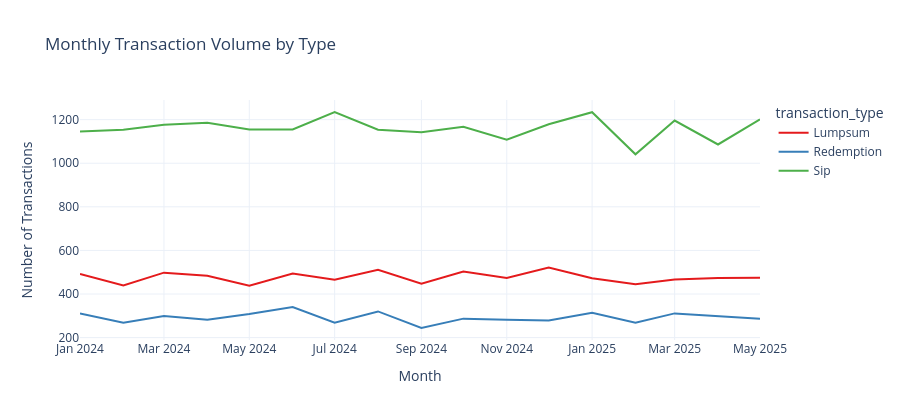

This figure's notebook cell:
### Markdown cell above
## Chart 13 — Monthly Transaction Volume Trend

### Code cell
tx['month'] = tx['transaction_date'].dt.to_period('M').dt.to_timestamp()
monthly_vol = tx.groupby(['month','transaction_type']).size().reset_index(name='count')

fig = px.line(
    monthly_vol, x='month', y='count',
    color='transaction_type',
    title='Monthly Transaction Volume by Type',
    labels={'count':'Number of Transactions', 'month':'Month'},
    template='plotly_white', height=420,
    color_discrete_sequence=px.colors.qualitative.Set1
)
fig.write_html(str(REPORTS / 'chart13_monthly_volume.html'))
fig.show()
print('Chart 13 saved ✅')

### Figure 1 — Plotly figure (JSON) as saved in the notebook; plotly's stock layout.template omitted (floating-point values rounded to 4 significant figures)
{"data": [{"hovertemplate": "transaction_type=Lumpsum<br>Month=%{x}<br>Number of Transactions=%{y}<extra></extra>", "legendgroup": "Lumpsum", "line": {"color": "rgb(228,26,28)", "dash": "solid"}, "marker": {"symbol": "circle"}, "mode": "lines", "name": "Lumpsum", "orientation": "v", "showlegend": true, "type": "scatter", "x": ["2024-01-01T00:00:00.000000", "2024-02-01T00:00:00.000000", "2024-03-01T00:00:00.000000", "2024-04-01T00:00:00.000000", "2024-05-01T00:00:00.000000", "2024-06-01T00:00:00.000000", "2024-07-01T00:00:00.000000", "2024-08-01T00:00:00.000000", "2024-09-01T00:00:00.000000", "2024-10-01T00:00:00.000000", "2024-11-01T00:00:00.000000", "2024-12-01T00:00:00.000000", "2025-01-01T00:00:00.000000", "2025-02-01T00:00:00.000000", "2025-03-01T00:00:00.000000", "2025-04-01T00:00:00.000000", "2025-05-01T00:00:00.000000"], "xaxis": "x", "y": [492, 439, 498, 484, 438, 494, 465, 511, 447, 503, 473, 521, 472, 445, 466, 473, 474], "yaxis": "y"}, {"hovertemplate": "transaction_type=Redemption<br>Month=%{x}<br>Number of Transactions=%{y}<extra></extra>", "legendgroup": "Redemption", "line": {"color": "rgb(55,126,184)", "dash": "solid"}, "marker": {"symbol": "circle"}, "mode": "lines", "name": "Redemption", "orientation": "v", "showlegend": true, "type": "scatter", "x": ["2024-01-01T00:00:00.000000", "2024-02-01T00:00:00.000000", "2024-03-01T00:00:00.000000", "2024-04-01T00:00:00.000000", "2024-05-01T00:00:00.000000", "2024-06-01T00:00:00.000000", "2024-07-01T00:00:00.000000", "2024-08-01T00:00:00.000000", "2024-09-01T00:00:00.000000", "2024-10-01T00:00:00.000000", "2024-11-01T00:00:00.000000", "2024-12-01T00:00:00.000000", "2025-01-01T00:00:00.000000", "2025-02-01T00:00:00.000000", "2025-03-01T00:00:00.000000", "2025-04-01T00:00:00.000000", "2025-05-01T00:00:00.000000"], "xaxis": "x", "y": [311, 268, 299, 282, 308, 340, 268, 320, 244, 287, 282, 278, 314, 268, 311, 300, 287], "yaxis": "y"}, {"hovertemplate": "transaction_type=Sip<br>Month=%{x}<br>Number of Transactions=%{y}<extra></extra>", "legendgroup": "Sip", "line": {"color": "rgb(77,175,74)", "dash": "solid"}, "marker": {"symbol": "circle"}, "mode": "lines", "name": "Sip", "orientation": "v", "showlegend": true, "type": "scatter", "x": ["2024-01-01T00:00:00.000000", "2024-02-01T00:00:00.000000", "2024-03-01T00:00:00.000000", "2024-04-01T00:00:00.000000", "2024-05-01T00:00:00.000000", "2024-06-01T00:00:00.000000", "2024-07-01T00:00:00.000000", "2024-08-01T00:00:00.000000", "2024-09-01T00:00:00.000000", "2024-10-01T00:00:00.000000", "2024-11-01T00:00:00.000000", "2024-12-01T00:00:00.000000", "2025-01-01T00:00:00.000000", "2025-02-01T00:00:00.000000", "2025-03-01T00:00:00.000000", "2025-04-01T00:00:00.000000", "2025-05-01T00:00:00.000000"], "xaxis": "x", "y": [1146, 1154, 1177, 1186, 1155, 1155, 1235, 1154, 1142, 1167, 1108, 1179, 1234, 1041, 1196, 1086, 1201], "yaxis": "y"}], "layout": {"height": 420, "legend": {"title": {"text": "transaction_type"}, "tracegroupgap": 0}, "title": {"text": "Monthly Transaction Volume by Type"}, "xaxis": {"anchor": "y", "domain": [0, 1], "title": {"text": "Month"}}, "yaxis": {"anchor": "x", "domain": [0, 1], "title": {"text": "Number of Transactions"}}}}
